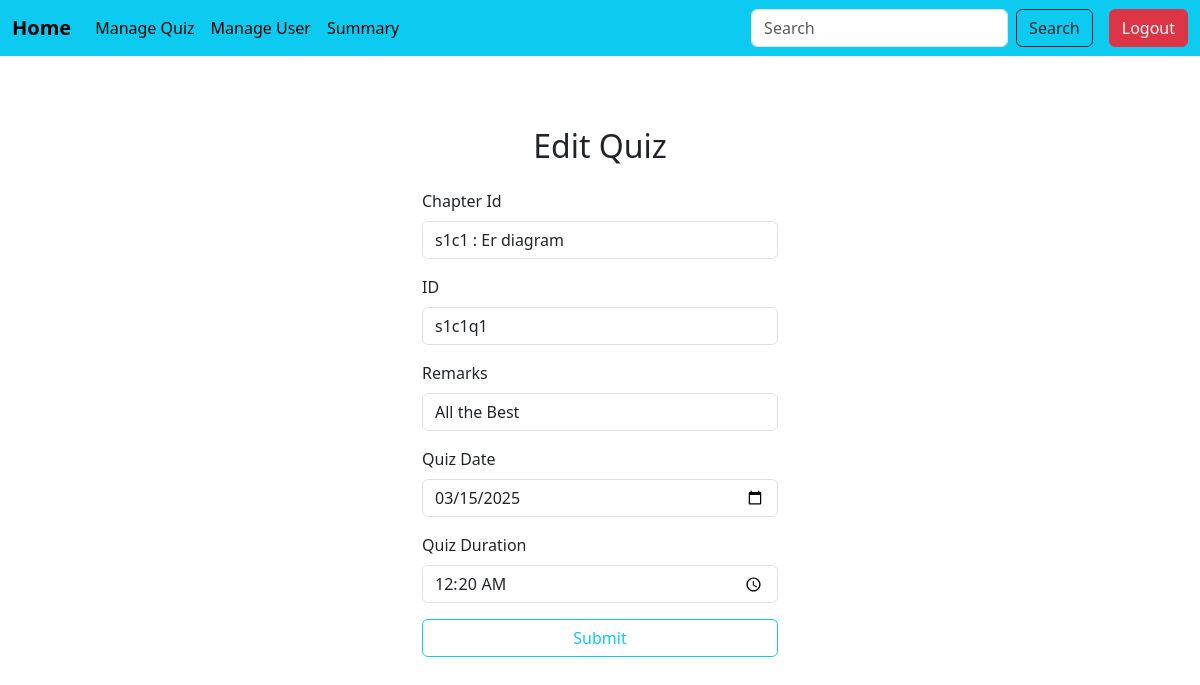
The page /edit_quiz/s1c1q1 on the database as committed earlier.
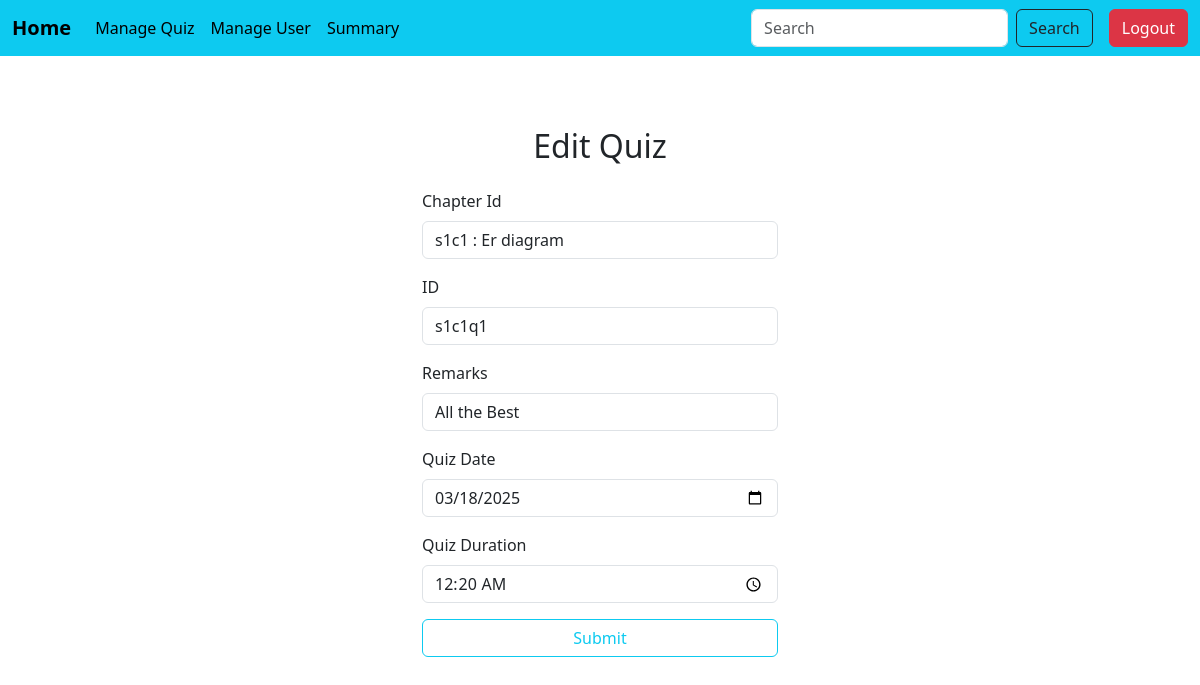
The same page on the database as committed later.
### models.py (models this page shows)
class Quiz(db.Model):
    __tablename__='quiz'
    id=db.Column(db.String(50),primary_key=True)
    chapter_id=db.Column(db.String(100),db.ForeignKey('chapter.id'),nullable=False)
    remarks=db.Column(db.String(100),nullable=False)
    quiz_date=db.Column(db.Date,nullable=False)
    time_dur=db.Column(db.String(5),nullable=False)
    chapter=db.relationship('Chapter',backref=db.backref('quizzes',cascade="all,delete-orphan"))

class Chapter(db.Model):
    __tablename__='chapter'
    id=db.Column(db.String(50),primary_key=True)
    name=db.Column(db.String(100),nullable=False)
    description=db.Column(db.Text,nullable=False)
    subject_id=db.Column(db.String(100),db.ForeignKey('subject.id'),nullable=False)
    subject=db.relationship('Subject',backref=db.backref('chapters',cascade="all,delete-orphan"))

### app.py (the view)
@app.route('/edit_quiz/<quiz_id>',methods=['POST','GET'])
def edit_quiz(quiz_id):
    quiz=Quiz.query.get(quiz_id)
    if request.method=='POST':
        new_id=request.form['id']
        exist_quiz=Quiz.query.get(new_id)
        if exist_quiz and str(exist_quiz.id)!=str(quiz.id):
            flash("Id already exists","danger")
            return redirect(url_for('edit_quiz',quiz_id= quiz_id))
        else:
            quiz.id=new_id
            quiz.remarks=request.form['remarks']
            quiz.chapter_id=request.form['chapter_id']
            quiz.quiz_date=datetime.strptime(request.form['quiz_date'],'%Y-%m-%d').date()
            quiz.time_dur=datetime.strptime(request.form['time_dur'],'%H:%M').strftime("%H:%M")
            db.session.commit()
            return redirect(url_for('manage_quiz'))
    else:
        chapters=Chapter.query.all()
        return render_template("edit_quiz.html",quiz=quiz,chapters=chapters)

### templates/edit_quiz.html (shortened to what this page needs)
{% include 'admin_sidebar.html'%}
<div class="d-flex flex-column justify-content-center align-items-center vh-100">
    <div class="container">
        <div class="row justify-content-center">
            <div class="col-md-4">
                <div class="card-body">
                    <h2 class="text-center mb-4">Edit Quiz</h2>
                    <form method="post" action="{{url_for('edit_quiz',quiz_id=quiz.id)}}">
                        <div class="mb-3">
                            <label for="chapter_id" class="form-label">Chapter Id </label>
                            <select id="chapter_id" class="form-control" name="chapter_id" required>
                                {% for chapter in chapters%}
                                    <option value="{{chapter.id}}"{% if chapter.id ==quiz.chapter_id %}selected{%endif%}>{{chapter.id}} : {{chapter.name}}</option>
                                {% endfor %}
                            </select>
                        </div>
                        <div class="mb-3">
                            <label for="id" class="form-label">ID</label>
                            <input type="text" class="form-control" id="id" name="id" value="{{quiz.id}}"required>
                        </div>
                        <div class="mb-3">
                            <label for="remarks" class="form-label">Remarks</label>
                            <input type="text" class="form-control" id="remarks" name="remarks" value="{{quiz.remarks}}" required>
                        </div>
                        <div class="mb-3">
                            <label for="quiz_date" class="form-label">Quiz Date</label>
                            <input type="date" class="form-control" id="quiz_date" name="quiz_date" value="{{quiz.quiz_date}}"required>
                        </div>
                        <div class="mb-3">
                            <label for="time_dur" class="form-label">Quiz Duration</label>
                            <input type="time" class="form-control" id="time_dur" name="time_dur" value="{{quiz.time_dur}}"required>
                        </div>
                        <div class="mb-3 text-center">
                            <button type="submit" class="btn btn-outline-info w-100">Submit</button>
                        </div>
                    </form>
                </div>
            </div>
        </div>
    </div>
</div>

Rows that differ between the two databases and show on the page:
changed Quiz "All the Best": quiz_date "03/15/2025" → "03/18/2025"
